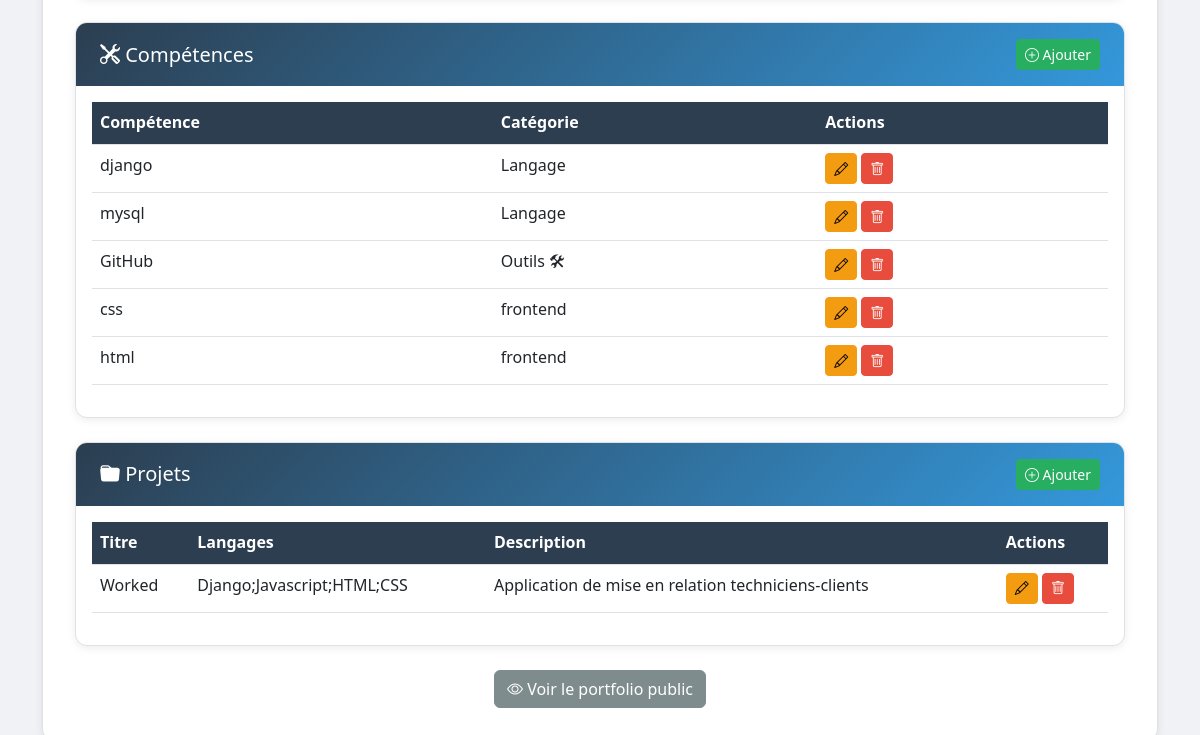
The page /modifier_profil/ (signed in, lower part) on the database as committed earlier.
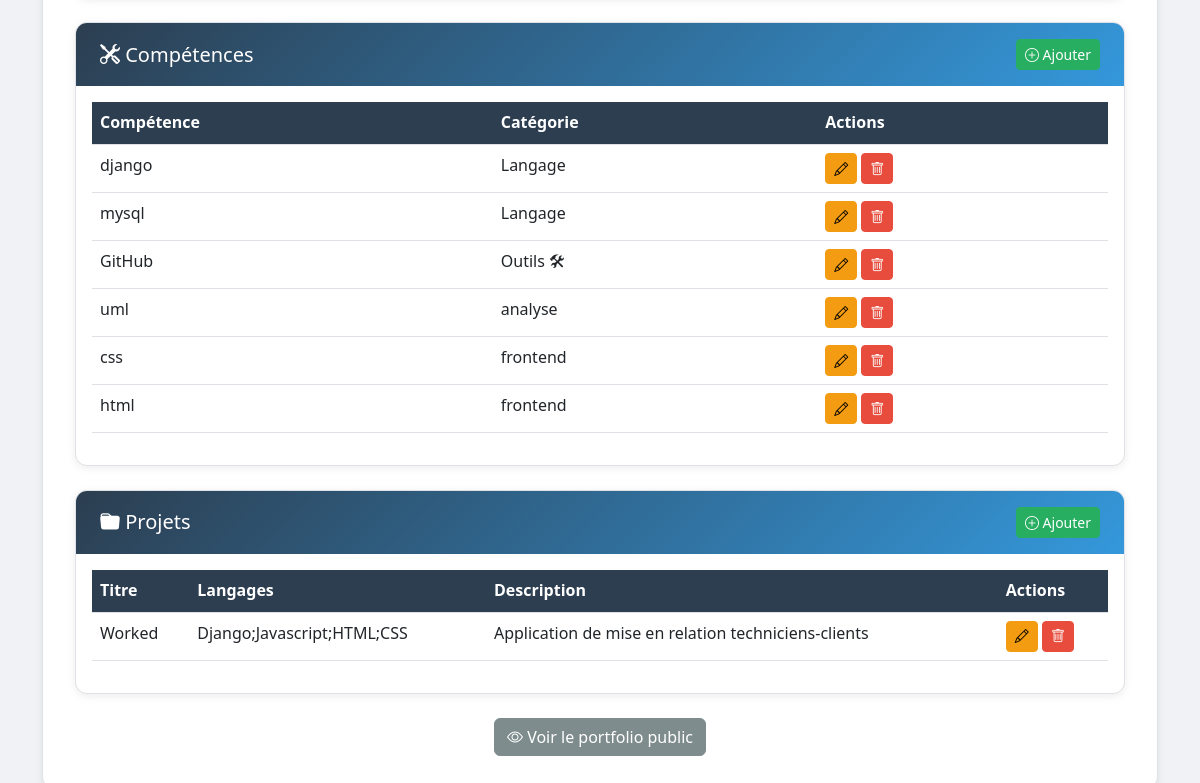
The same page on the database as committed later.
### portfolio/models.py (models this page shows, shortened)
class Competence(models.Model):
    profil = models.ForeignKey(Profil, on_delete=models.CASCADE, related_name='competences')
    nom = models.CharField(max_length=100)
    categorie = models.CharField(max_length=100, blank=True)
    class Meta:
        verbose_name = 'Compétence'
        verbose_name_plural = 'Compétences'
        ordering = ['categorie', 'nom']

class Projet(models.Model):
    profil = models.ForeignKey(Profil, on_delete=models.CASCADE, related_name='projets')
    titre = models.CharField(max_length=200)
    description = models.TextField(blank=True)
    image_principale = models.ImageField(upload_to='projets/', blank=True, null=True)
    langages = models.CharField(max_length=200, blank=True, help_text='Liste de langages séparés par des virgules')
    ordre = models.IntegerField(default=0)
    lien = models.URLField(blank=True, null=True, help_text='Lien vers le projet (ex: démo ou repo)')
    class Meta:
        verbose_name = 'Projet'
        verbose_name_plural = 'Projets'
        ordering = ['-ordre', '-id']

### portfolio/views.py (the view)
# urls.py: path('modifier_profil/', views.modifier_profil, name='modifier_profil'),
@login_required
@require_http_methods(["GET", "POST"])
def modifier_profil(request):
    profil = get_object_or_404(Profil, user=request.user)
    if request.method == 'POST':
        form = ProfilForm(request.POST, request.FILES, instance=profil)
        if form.is_valid():
            form.save()
            messages.success(request, "Profil mis à jour.")
            return redirect('portfolio:modifier_profil')
    else:
        form = ProfilForm(instance=profil)
    context = {
        'profil': profil,
        'form': form,
    }
    return render(request, 'portfolio/modifier_profil.html', context)

### portfolio/templates/portfolio/modifier_profil.html (shortened to what the changed rows need)
{% extends 'portfolio/base.html' %}
{% block content %}
<div class="admin-panel">
    <div class="card mb-4">
        <div class="card-body">
            {% if profil.competences.all %}
                <div class="table-responsive">
                    <table class="table table-hover">
                        <thead>
                            <tr>
                                <th>Compétence</th>
                                <th>Catégorie</th>
                                <th>Actions</th>
                            </tr>
                        </thead>
                        <tbody>
                            {% for competence in profil.competences.all %}
                                <tr>
                                    <td>{{ competence.nom }}</td>
                                    <td>{{ competence.categorie|default:"—" }}</td>
                                    <td class="table-actions">
                                        <a href="{% url 'portfolio:modifier_competence' competence.pk %}" class="btn btn-sm btn-warning">
                                            <i class="bi bi-pencil"></i>
                                        </a>
                                        <a href="{% url 'portfolio:supprimer_competence' competence.pk %}" class="btn btn-sm btn-danger" onclick="return confirm('Êtes-vous sûr de vouloir supprimer cette compétence ?');">
                                            <i class="bi bi-trash"></i>
                                        </a>
                                    </td>
                                </tr>
                            {% endfor %}
                        </tbody>
                    </table>
                </div>
            {% else %}
                <p class="text-muted">Aucune compétence enregistrée.</p>
            {% endif %}
        </div>
    </div>
    <div class="card mb-4">
        <div class="card-body">
            {% if profil.projets.all %}
                <div class="table-responsive">
                    <table class="table table-hover">
                        <thead>
                            <tr>
                                <th>Titre</th>
                                <th>Langages</th>
                                <th>Description</th>
                                <th>Actions</th>
                            </tr>
                        </thead>
                        <tbody>
                            {% for projet in profil.projets.all %}
                                <tr>
                                    <td>{{ projet.titre }}</td>
                                    <td>{{ projet.langages|default:"—" }}</td>
                                    <td>{{ projet.description|truncatechars:80|default:"—" }}</td>
                                    <td class="table-actions">
                                        <a href="{% url 'portfolio:modifier_projet' projet.pk %}" class="btn btn-sm btn-warning">
                                            <i class="bi bi-pencil"></i>
                                        </a>
                                        <a href="{% url 'portfolio:supprimer_projet' projet.pk %}" class="btn btn-sm btn-danger" onclick="return confirm('Êtes-vous sûr de vouloir supprimer ce projet ?');">
                                            <i class="bi bi-trash"></i>
                                        </a>
                                    </td>
                                </tr>
                            {% endfor %}
                        </tbody>
                    </table>
                </div>
            {% else %}
                <p class="text-muted">Aucun projet enregistré.</p>
            {% endif %}
        </div>
    </div>
</div>
{% endblock %}

Rows that differ between the two databases and show on the page:
added Competence: nom "uml", categorie "analyse"
